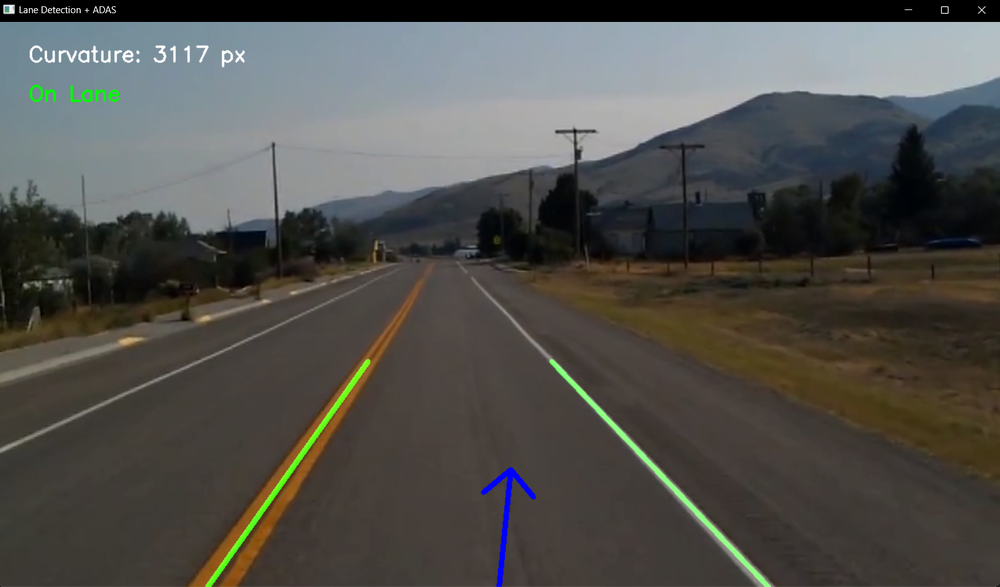
#> input picture images/image.png, 1000 x 587 px, shrunk from 1594 x 935 before the run, given in place of video2.mp4, which was not available
$ jupyter execute 'lane detection.ipynb'
#> lines starting #> are read from the running program, lines starting #| are printed output that depends on the picture; after the words box and inside, x2 and y2 are one past the last pixel; in counts of white or black regions, pixels touching at a corner belong together; pictures that were not available may be replaced by others from this repository, and a replacement may not be noted
[cell 1]
import cv2
import math
import numpy as np

[cell 2]
def preprocess(frame):
    gray = cv2.cvtColor(frame, cv2.COLOR_BGR2GRAY)
    blur = cv2.GaussianBlur(gray, (5, 5), 0)
    edges = cv2.Canny(blur, 50, 150)
    return edges

[cell 3]
def roi(img):
    h, w = img.shape
    triangle = np.array([
        [(50, h), (w - 50, h), (w//2, h//2)]
    ])

    mask = np.zeros_like(img)
    cv2.fillPoly(mask, triangle, 255)
    return cv2.bitwise_and(img, mask)

[cell 4]
def average_slope(frame, lines):
    left_fit = []
    right_fit = []

    if lines is None:
        return None

    for line in lines:
        x1, y1, x2, y2 = line[0]
        if x2 == x1:
            continue

        slope = (y2 - y1) / (x2 - x1)

        intercept = y1 - slope * x1
        if slope < 0:
            left_fit.append((slope, intercept))
        else:
            right_fit.append((slope, intercept))

    left_line = make_line(frame, np.mean(left_fit, axis = 0)) if left_fit else None
    right_line = make_line(frame, np.mean(right_fit, axis = 0)) if right_fit else None

    return left_line, right_line

[cell 5]
def make_line(frame, line):
    slope, intercept = line
    y1 = frame.shape[0]
    y2 = int(y1 * 0.6)

    if slope == 0 or np.isinf(slope):
        return None
    x1 = int((y1 - intercept) / slope)
    x2 = int((y2 - intercept) / slope)
    return [[x1, y1, x2, y2]]

[cell 6]
def detect_line(frame, lines):

    line_img = np.zeros_like(frame)
    for line in lines:
        if line is not None:
            x1, y1, x2, y2 = line[0]
            cv2.line(line_img, (x1, y1), (x2, y2), (0, 255, 0), 5)
    return line_img

[cell 7]
def calculate_steering_angle(frame, left_line, right_line):
    h, w, _ = frame.shape
    if left_line is None or right_line is None:
        return 0

    _, _, left_x2 , _ = left_line[0]
    _, _, right_x2, _ = right_line[0]

    mid_x = (left_x2 + right_x2) // 2
    car_mid = w // 2

    dx = mid_x - car_mid
    dy = h * 0.6

    angle_rad = math.atan2(dx, dy)
    angle_deg = int(angle_rad * 180.0/ math.pi)

    return angle_deg

[cell 8]
def display_heading_line(frame, steering_angle):
    h, w, _ = frame.shape
    arrow_length = 100

    angle_rad = math.radians(steering_angle)
    x1, y1 = w // 2, h
    x2 = int(x1 - arrow_length * math.sin(angle_rad))
    y2 = int(y1 - arrow_length * math.cos(angle_rad))

    cv2.arrowedLine(frame, (x1, y1), (x2, y2), (255, 0, 0), 5)
    return frame

[cell 9]
cap = cv2.VideoCapture("video2.mp4")

while cap.isOpened():
    ret, frame = cap.read()
#> frame is the input picture: shape (587, 1000, 3); mean B, G, R 76.1, 79.9, 80.5
    if not ret:
        break

    edges = preprocess(frame)
#> in preprocess, `edges = cv2.Canny(blur, 50, 150)`:
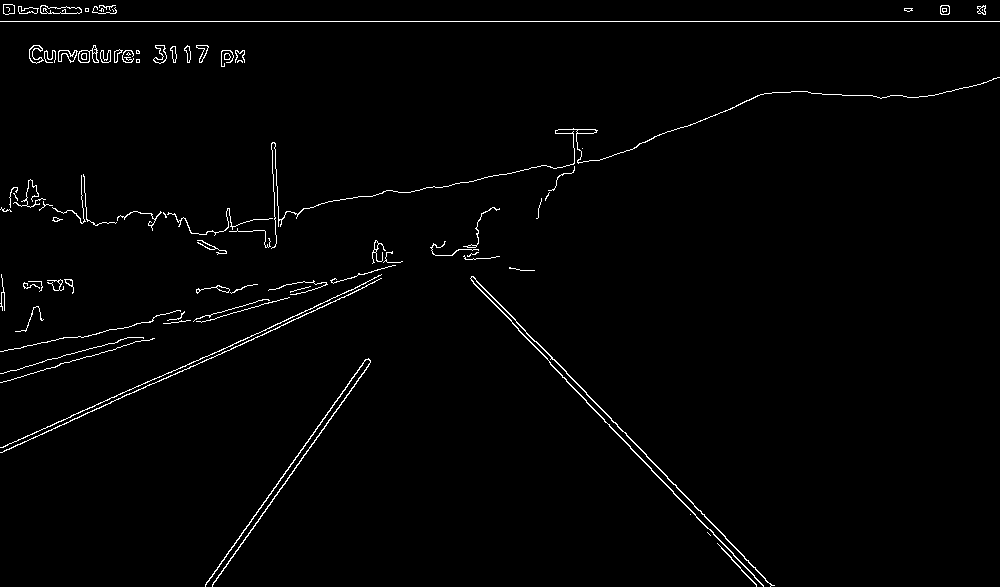
#> edges: shape (587, 1000); 1.6% white in thin lines or dots
    region = roi(edges)

    lines = cv2.HoughLinesP(region, 2, np.pi/180, 100,
                            np.array([]), minLineLength=40, maxLineGap=5)
#> lines = [[536, 341, 693, 503], [306, 453, 351, 390], [586, 402, 763, 585], [205, 586, 334, 402], [253, 528, 347, 394], [550, 364, 651, 468], [566, 373, 771, 585], [717, 543, 756, 585], [212, 586, 341, 402]]

    left_line, right_line = average_slope(frame, lines)
#> the loop in average_slope, `for line in lines:` made 9 passes
#> (x1, y1, x2, y2, slope, intercept) on passes 1 to 8: (536, 341, 693, 503, 1.03, -212.1), (306, 453, 351, 390, -1.4, 881.4), (586, 402, 763, 585, 1.03, -203.9), (205, 586, 334, 402, -1.43, 878.4), (253, 528, 347, 394, -1.43, 888.7), (550, 364, 651, 468, 1.03, -202.3), (566, 373, 771, 585, 1.03, -212.3), (717, 543, 756, 585, 1.08, -229.2)
#> after the loop in average_slope, `for line in lines:`: left_fit = [(-1.4, 881.4), (-1.43, 878.4), (-1.43, 888.7), (-1.43, 888.4)]; right_fit = [(1.03, -212.1), (1.03, -203.9), (1.03, -202.3), (1.03, -212.3), (1.08, -229.2)]
#> in make_line, `slope, intercept = line`: slope = -1.42; intercept = 884.2
#> in make_line, `x1 = int((y1 - intercept) / slope)`: x1 = 209
#> in make_line, `x2 = int((y2 - intercept) / slope)`: x2 = 374
#> in average_slope, `left_line = make_line(frame, np.mean(left_fit, axis = 0)) if left_fit ..`: left_line = [[209, 587, 374, 352]]
#> in average_slope, `right_line = make_line(frame, np.mean(right_fit, axis = 0)) if right_f..`: right_line = [[767, 587, 541, 352]]
#> left_line = [[209, 587, 374, 352]]; right_line = [[767, 587, 541, 352]]
    lane_lines = detect_line(frame, [left_line, right_line])
    combo = cv2.addWeighted(frame, 0.8, lane_lines, 1, 1)
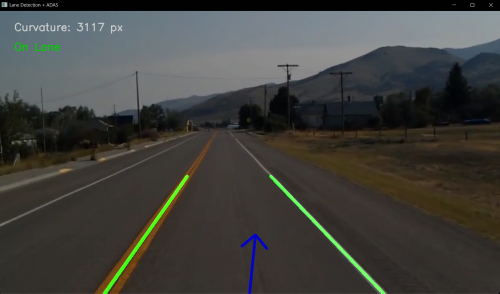
#> combo: shape (587, 1000, 3) (shown at 1/2 size); mean B, G, R 61.8, 65.5, 65.4

    steering_angle = calculate_steering_angle(frame, left_line, right_line)
#> in calculate_steering_angle, `_, _, left_x2 , _ = left_line[0]`: left_x2 = 374
#> in calculate_steering_angle, `_, _, right_x2, _ = right_line[0]`: right_x2 = 541
#> in calculate_steering_angle, `mid_x = (left_x2 + right_x2) // 2`: mid_x = 457
#> in calculate_steering_angle, `dx = mid_x - car_mid`: dx = -43
#> in calculate_steering_angle, `angle_rad = math.atan2(dx, dy)`: angle_rad = -0.121
#> in calculate_steering_angle, `angle_deg = int(angle_rad * 180.0/ math.pi)`: angle_deg = -6
#> steering_angle = -6

    combo = display_heading_line(combo, steering_angle)
#> in display_heading_line, `angle_rad = math.radians(steering_angle)`: angle_rad = -0.105
#> in display_heading_line, `x2 = int(x1 - arrow_length * math.sin(angle_rad))`: x2 = 510
#> in display_heading_line, `y2 = int(y1 - arrow_length * math.cos(angle_rad))`: y2 = 487

    cv2.imshow('Lane Detection', combo)

    if cv2.waitKey(25) & 0xFF == ord('q'):
#> (key q is pressed here)
        break

cap.release()
cv2.destroyAllWindows()

[cell 10]
# lane_detection_full.py
import cv2
import numpy as np
import math

# --------------------
# 1. Region of Interest
# --------------------
def region_of_interest(img):
    height, width = img.shape
    polygons = np.array([
        [(50, height), (width-50, height), (width//2, int(height*0.6))]
    ])
    mask = np.zeros_like(img)
    cv2.fillPoly(mask, polygons, 255)
    return cv2.bitwise_and(img, mask)

# --------------------
# 2. Make Line Points (from slope, intercept)
# --------------------
def make_line_points(frame, line):
    slope, intercept = line
    # protect against zero slope
    if slope == 0:
        return None
    y1 = frame.shape[0]
    y2 = int(y1 * 0.6)
    x1 = int((y1 - intercept) / slope)
    x2 = int((y2 - intercept) / slope)
    return [[x1, y1, x2, y2]]

# --------------------
# 3. Average slopes for left + right lanes
# --------------------
def average_slope_intercept(frame, lines):
    left_fit, right_fit = [], []
    if lines is None:
        return None, None

    for line in lines:
        x1, y1, x2, y2 = line[0]
        if x2 == x1:  # vertical line, skip
            continue
        slope = (y2 - y1) / (x2 - x1)
        intercept = y1 - slope * x1
        # small slope filtering to avoid horizontal-ish spurious lines
        if abs(slope) < 0.3:
            continue
        if slope < 0:
            left_fit.append((slope, intercept))
        else:
            right_fit.append((slope, intercept))

    left_line = None
    right_line = None
    if left_fit:
        left_avg = np.mean(left_fit, axis=0)
        left_line = make_line_points(frame, left_avg)
    if right_fit:
        right_avg = np.mean(right_fit, axis=0)
        right_line = make_line_points(frame, right_avg)

    return left_line, right_line

# --------------------
# 4. Draw lines
# --------------------
def display_lines(frame, lines, thickness=10):
    line_img = np.zeros_like(frame)
    if lines is None:
        return line_img
    for line in lines:
        if line is None:
            continue
        x1, y1, x2, y2 = line[0]
        cv2.line(line_img, (x1, y1), (x2, y2), (0, 255, 0), thickness)
    return line_img

# --------------------
# 5. Fill lane area
# --------------------
def fill_lane_area(frame, left_line, right_line, alpha=0.3):
    overlay = np.zeros_like(frame)
    if left_line is None or right_line is None:
        return frame
    # build polygon points: bottom left, top left, top right, bottom right
    pts = np.array([[
        (left_line[0][0], left_line[0][1]),
        (left_line[0][2], left_line[0][3]),
        (right_line[0][2], right_line[0][3]),
        (right_line[0][0], right_line[0][1])
    ]], dtype=np.int32)
    cv2.fillPoly(overlay, pts, (0, 255, 0))
    return cv2.addWeighted(frame, 1.0, overlay, alpha, 0)

# --------------------
# 6. Steering angle (deg) from lane midpoint
# --------------------
def calculate_steering_angle(frame, left_line, right_line):
    height, width, _ = frame.shape
    if left_line is None or right_line is None:
        return 0
    left_x2 = left_line[0][2]
    right_x2 = right_line[0][2]
    mid_x = (left_x2 + right_x2) // 2
    car_mid = width // 2
    dx = mid_x - car_mid
    dy = height * 0.6  # lookahead
    angle_rad = math.atan2(dx, dy)
    angle_deg = int(angle_rad * 180.0 / math.pi)
    return angle_deg

# --------------------
# 7. Draw steering arrow
# --------------------
def display_heading_line(frame, steering_angle, length=150):
    out = frame.copy()
    height, width, _ = frame.shape
    angle_rad = math.radians(steering_angle)
    x1, y1 = width // 2, height
    x2 = int(x1 - length * math.sin(angle_rad))
    y2 = int(y1 - length * math.cos(angle_rad))
    cv2.arrowedLine(out, (x1, y1), (x2, y2), (255, 0, 0), 6, tipLength=0.3)
    return out

# --------------------
# 8. Curvature radius via poly fit (pixels)
# --------------------
def calculate_curvature(left_line, right_line, frame_height):
    # need at least two points on each to fit; here we use endpoints
    if left_line is None or right_line is None:
        return None
    left_x = [left_line[0][0], left_line[0][2]]
    left_y = [left_line[0][1], left_line[0][3]]
    right_x = [right_line[0][0], right_line[0][2]]
    right_y = [right_line[0][1], right_line[0][3]]
    x = np.array(left_x + right_x)
    y = np.array(left_y + right_y)
    # fit x = A*y^2 + B*y + C
    if len(x) < 3 or len(y) < 3:
        return None
    try:
        fit = np.polyfit(y, x, 2)  # returns [A, B, C]
    except np.RankWarning:
        return None
    A, B, _ = fit
    y_eval = frame_height
    denom = 2 * A
    if denom == 0:
        return None
    curvature_radius = ((1 + (2*A*y_eval + B)**2)**1.5) / abs(denom)
    return curvature_radius

# --------------------
# 9. Lane departure warning
# --------------------
def check_lane_departure(frame, left_line, right_line, threshold_px=50):
    h, w, _ = frame.shape
    if left_line is None or right_line is None:
        return "No Lane Detected", False
    left_x_bottom = left_line[0][0]
    right_x_bottom = right_line[0][0]
    lane_center = (left_x_bottom + right_x_bottom) // 2
    car_center = w // 2
    deviation = car_center - lane_center
    if abs(deviation) > threshold_px:
        return "⚠ Lane Departure!", True
    else:
        return "On Lane", False

# --------------------
# 10. Main pipeline
# --------------------
def main(video_path="video2.mp4"):
    cap = cv2.VideoCapture(video_path)
    if not cap.isOpened():
        print("ERROR: cannot open video:", video_path)
        return

    while cap.isOpened():
        ret, frame = cap.read()
        if not ret:
            break

        # preprocess
        gray = cv2.cvtColor(frame, cv2.COLOR_BGR2GRAY)
        blur = cv2.GaussianBlur(gray, (5,5), 0)
        edges = cv2.Canny(blur, 50, 150)

        # mask
        cropped = region_of_interest(edges)

        # detect lines
        lines = cv2.HoughLinesP(cropped, 2, np.pi/180, 100, np.array([]),
                                minLineLength=40, maxLineGap=5)

        # average & make smooth lines
        left_line, right_line = average_slope_intercept(frame, lines)

        # draw lanes
        lane_lines_img = display_lines(frame, [left_line, right_line], thickness=10)
        combo = cv2.addWeighted(frame, 0.8, lane_lines_img, 1, 1)

        # fill lane area
        combo = fill_lane_area(combo, left_line, right_line, alpha=0.25)

        # steering angle & display arrow
        steering_angle = calculate_steering_angle(frame, left_line, right_line)
        combo = display_heading_line(combo, steering_angle, length=150)

        # curvature
        curvature = calculate_curvature(left_line, right_line, frame.shape[0])
        if curvature is not None and not math.isinf(curvature) and not math.isnan(curvature):
            cv2.putText(combo, f"Curvature: {int(curvature)} px", (40, 50),
                        cv2.FONT_HERSHEY_SIMPLEX, 0.9, (255,255,255), 2)

        # lane departure
        warning_text, is_departure = check_lane_departure(frame, left_line, right_line, threshold_px=50)
        color = (0,0,255) if is_departure else (0,255,0)
        cv2.putText(combo, warning_text, (40, 100),
                    cv2.FONT_HERSHEY_SIMPLEX, 0.9, color, 2)

        # steering angle numeric
        cv2.putText(combo, f"Steer: {steering_angle} deg", (40, 140),
                    cv2.FONT_HERSHEY_SIMPLEX, 0.9, (200,200,0), 2)

        cv2.imshow("Lane Detection + ADAS", combo)
        if cv2.waitKey(1) & 0xFF == ord('q'):
            break

    cap.release()
    cv2.destroyAllWindows()

if __name__ == "__main__":
    main("test_video.mp4")
#> in region_of_interest, `return cv2.bitwise_and(img, mask)`:
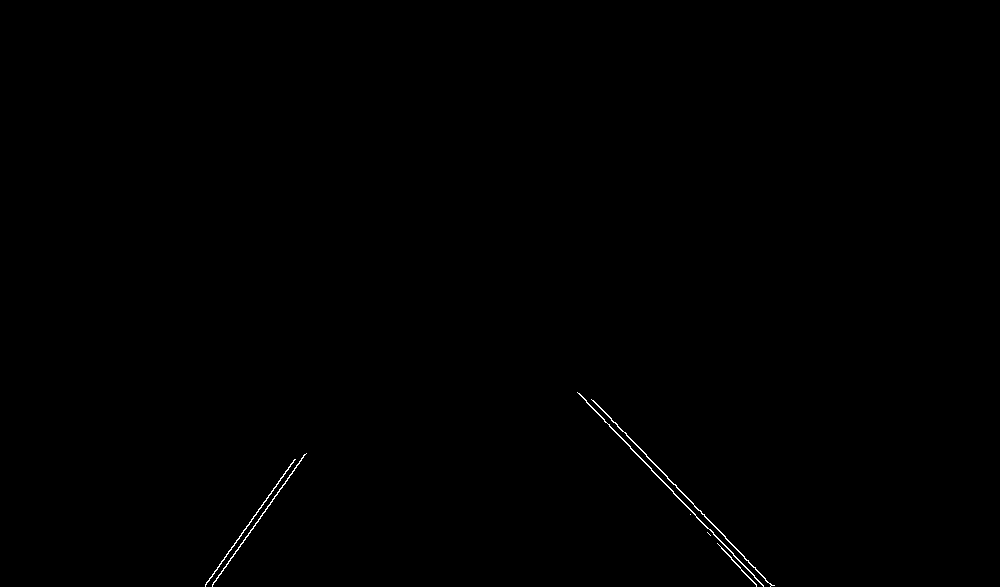
#> returned value: shape (587, 1000); 0.22% white in thin lines or dots, all inside (x1, y1, x2, y2) = (205, 392, 775, 587)
#> in main, `lines = cv2.HoughLinesP(cropped, 2, np.pi/180, 100, np.array([]), minL..`: lines = [[586, 402, 763, 585], [593, 400, 772, 585], [212, 585, 304, 454], [205, 585, 293, 460]]
#> the loop in average_slope_intercept, `for line in lines:` made 4 passes
#> (x1, y1, x2, y2, slope, intercept) on passes 1 to 4: (586, 402, 763, 585, 1.03, -203.9), (593, 400, 772, 585, 1.03, -212.9), (212, 585, 304, 454, -1.42, 886.9), (205, 585, 293, 460, -1.42, 876.2)
#> after the loop in average_slope_intercept, `for line in lines:`: left_fit = [(-1.42, 886.9), (-1.42, 876.2)]; right_fit = [(1.03, -203.9), (1.03, -212.9)]
#> in average_slope_intercept, `left_avg = np.mean(left_fit, axis=0)`: left_avg = [-1.42, 881.5]
#> in make_line_points, `slope, intercept = line`: slope = -1.42; intercept = 881.5
#> in make_line_points, `x1 = int((y1 - intercept) / slope)`: x1 = 207
#> in make_line_points, `x2 = int((y2 - intercept) / slope)`: x2 = 372
#> in average_slope_intercept, `left_line = make_line_points(frame, left_avg)`: left_line = [[207, 587, 372, 352]]
#> in average_slope_intercept, `right_avg = np.mean(right_fit, axis=0)`: right_avg = [1.03, -208.4]
#> in average_slope_intercept, `right_line = make_line_points(frame, right_avg)`: right_line = [[769, 587, 542, 352]]
#> in main, `left_line, right_line = average_slope_intercept(frame, lines)`: left_line = [[207, 587, 372, 352]]; right_line = [[769, 587, 542, 352]]
#> in fill_lane_area, `pts = np.array([[ (left_line[0][0], left_line[0][1]), (left_line[0][2]..`: pts = [[207, 587], [372, 352], [542, 352], [769, 587]]
#> in fill_lane_area, `return cv2.addWeighted(frame, 1.0, overlay, alpha, 0)`:
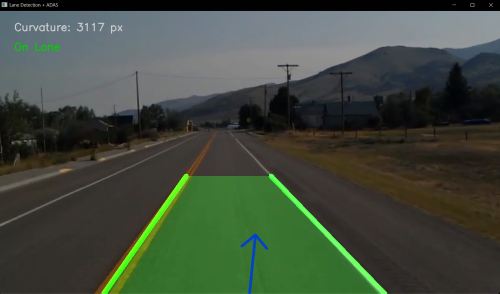
#> returned value: shape (587, 1000, 3) (shown at 1/2 size); mean of channels 0, 1, 2 61.8, 75.2, 65.4; drawn as B, G, R
#> in calculate_steering_angle, `left_x2 = left_line[0][2]`: left_x2 = 372
#> in calculate_steering_angle, `right_x2 = right_line[0][2]`: right_x2 = 542
#> in calculate_steering_angle, `mid_x = (left_x2 + right_x2) // 2`: mid_x = 457
#> in calculate_steering_angle, `dx = mid_x - car_mid`: dx = -43
#> in calculate_steering_angle, `angle_rad = math.atan2(dx, dy)`: angle_rad = -0.121
#> in calculate_steering_angle, `angle_deg = int(angle_rad * 180.0 / math.pi)`: angle_deg = -6
#> in display_heading_line, `angle_rad = math.radians(steering_angle)`: angle_rad = -0.105
#> in display_heading_line, `x2 = int(x1 - length * math.sin(angle_rad))`: x2 = 515
#> in display_heading_line, `y2 = int(y1 - length * math.cos(angle_rad))`: y2 = 437
#> in display_heading_line, `cv2.arrowedLine(out, (x1, y1), (x2, y2), (255, 0, 0), 6, tipLength=0.3)`:
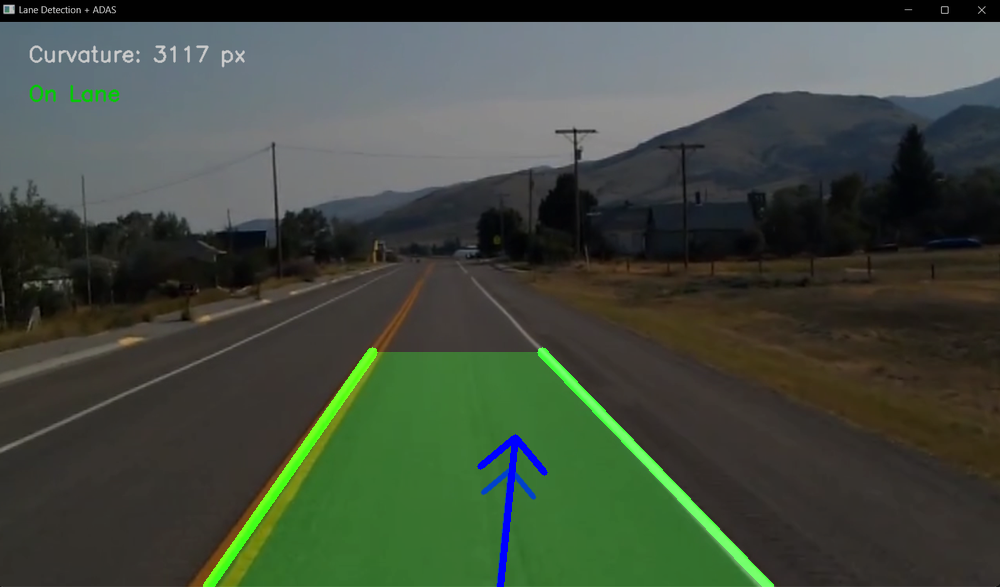
#> out: shape (587, 1000, 3); 0.28% of pixels changed, all inside (x1, y1, x2, y2) = (477, 434, 548, 587)
#> in calculate_curvature, `left_x = [left_line[0][0], left_line[0][2]]`: left_x = [207, 372]
#> in calculate_curvature, `left_y = [left_line[0][1], left_line[0][3]]`: left_y = [587, 352]
#> in calculate_curvature, `right_x = [right_line[0][0], right_line[0][2]]`: right_x = [769, 542]
#> in calculate_curvature, `right_y = [right_line[0][1], right_line[0][3]]`: right_y = [587, 352]
#> in calculate_curvature, `x = np.array(left_x + right_x)`: x = [207, 372, 769, 542]
#> in calculate_curvature, `y = np.array(left_y + right_y)`: y = [587, 352, 587, 352]
#> in calculate_curvature, `fit = np.polyfit(y, x, 2)`: fit = [-0.000176, 0.298, 374.1]
#> in calculate_curvature, `A, B, _ = fit`: A = -0.000176; B = 0.298
#> in calculate_curvature, `denom = 2 * A`: denom = -0.000353
#> in calculate_curvature, `curvature_radius = ((1 + (2*A*y_eval + B)**2)**1.5) / abs(denom)`: curvature_radius = 2867.8
#> in check_lane_departure, `left_x_bottom = left_line[0][0]`: left_x_bottom = 207
#> in check_lane_departure, `right_x_bottom = right_line[0][0]`: right_x_bottom = 769
#> in check_lane_departure, `lane_center = (left_x_bottom + right_x_bottom) // 2`: lane_center = 488
#> in check_lane_departure, `deviation = car_center - lane_center`: deviation = 12
#> in main, `warning_text, is_departure = check_lane_departure(frame, left_line, ri..`: warning_text = 'On Lane'; is_departure = False
#> in main, `color = (0,0,255) if is_departure else (0,255,0)`: color = (0, 255, 0)
#> in main, `cv2.putText(combo, f"Steer: {steering_angle} deg", (40, 140), cv2.FONT..`:
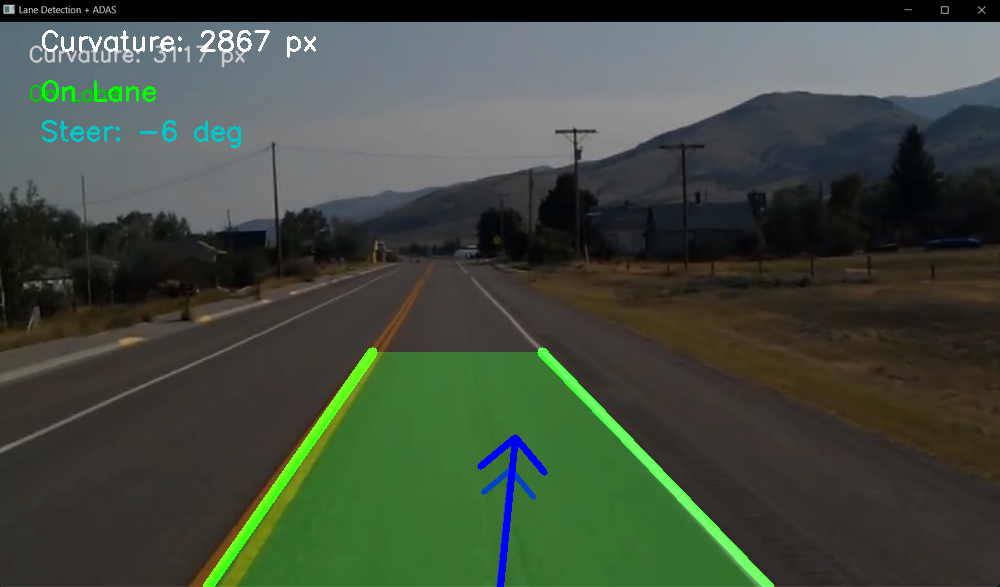
#> combo: shape (587, 1000, 3); mean B, G, R 62.7, 75.7, 65.4
#> (key q is pressed here)
